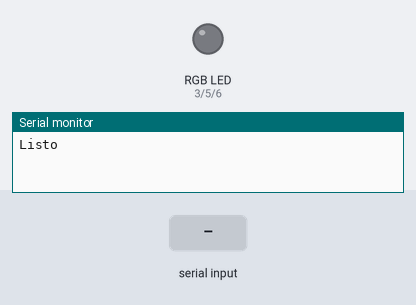
The sketch below on a simulated Arduino Uno, built with avr-gcc and run on an emulated ATmega328P. On the bench: an RGB LED mixed from three pins (HIGH = lit), the last lines printed to the serial monitor. The test bench sets the inputs (shaded band). Dim RGB values are drawn brighter than linear.

Above: at 1.2 s.
1.3 s: "7" received over the second serial link
At 2.5 s:
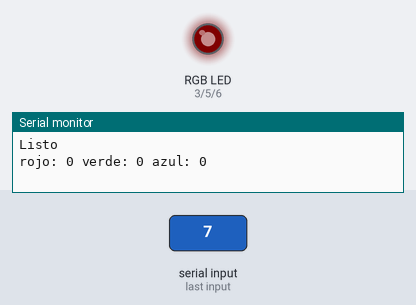
2.8 s: "4" received over the second serial link
At 3.9 s:
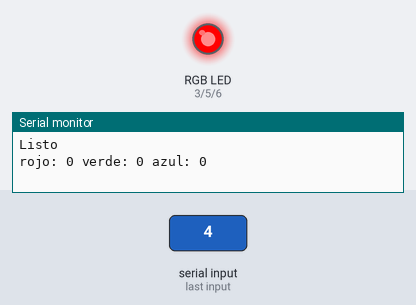
4.3 s: "5" received over the second serial link
At 5.0 s:
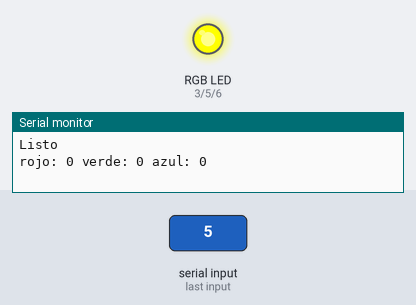
5.8 s: "1" received over the second serial link
At 6.2 s:
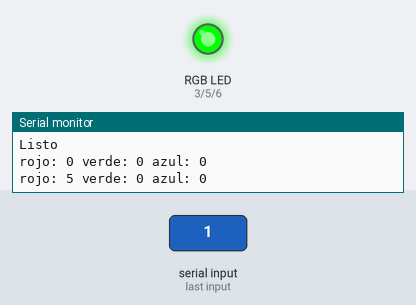
7.3 s: "6" received over the second serial link
At 8.5 s:
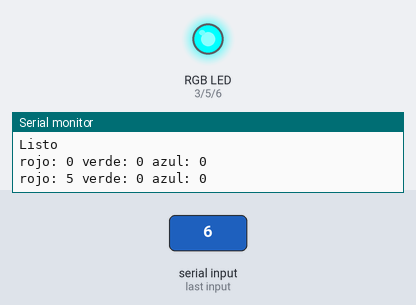
8.8 s: "2" received over the second serial link
At 9.6 s:
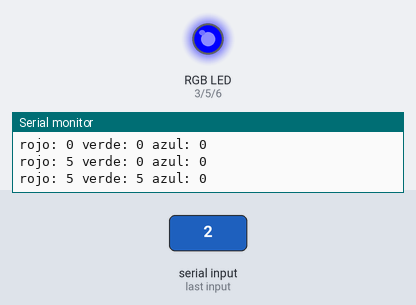
Timing chart, 0 to 11.3 s (numbered marks = the images above; inputs shaded):
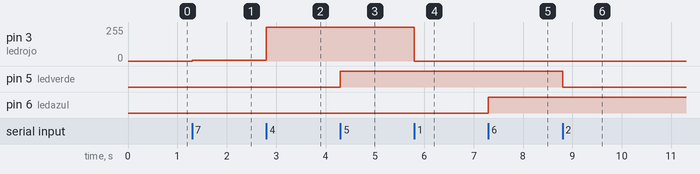

Measured:
- after the input at 1.3 s, pin 3 (ledrojo): 0/255 → 5/255 at once
- after the input at 2.8 s, pin 3 (ledrojo): 5/255 → 255/255 at once
- after the input at 4.3 s, pin 5 (ledverde): LOW → HIGH at once
- after the input at 5.8 s, pin 3 (ledrojo): 255/255 → 0/255 at once
- after the input at 7.3 s, pin 6 (ledazul): LOW → HIGH at once
- after the input at 8.8 s, pin 5 (ledverde): HIGH → LOW at once

The sketch:

carro.ino
```cpp
#include <SoftwareSerial.h>

SoftwareSerial miBT(2, 4); /// SoftwareSerial(rxPin,txPin)

char dato = 0;
int ledrojo =  3;
int ledverde  = 5;
int ledazul =  6;
int cRojo = 0;
int cVerde = 0;
int cAzul = 0;

void setup() {
  Serial.begin(9600);
  miBT.begin(9600);
  Serial.println("Listo");
  pinMode(ledrojo, OUTPUT);
  pinMode(ledverde, OUTPUT);
  pinMode(ledazul, OUTPUT);
}

void loop() {
  if (miBT.available()) {  //LEE  BT Y ENVIA A ARDUINO
    dato = miBT.read();

    if (dato == '4')
      digitalWrite(ledrojo, !digitalRead(ledrojo));


    if (dato == '5')
      digitalWrite(ledverde, !digitalRead(ledverde));

    if (dato == '6')
      digitalWrite(ledazul, !digitalRead(ledazul));

    if (dato == '1')
      rojoMas();

    if (dato == '7')
      rojoMenos();

    if (dato == '2')
      verdeMas();

    if (dato == '8')
      verdeMenos();
    if (dato == '3')
      azulMas();
    if (dato == '9')
      azulMenos();


  }//FIN DEL IF
}

//ROJO ANALOG
void rojoMas() {
  if (cRojo >= 255)
    cRojo = 250;
  analogWrite(ledrojo, cRojo);
  cRojo = cRojo + 5;
  info();
}
void rojoMenos() {
  if (cRojo <= 0)
    cRojo = 5;
  analogWrite(ledrojo, cRojo);
  cRojo = cRojo - 5;
  info();
}
//FIN ROJO ANALOG

//VERDE ABALOG
void verdeMas() {
  if (cVerde >= 255)
    cVerde = 250;
  analogWrite(ledverde, cVerde);
  cVerde = cVerde + 5;
  info();
}
void verdeMenos() {
  if (cVerde <= 0)
    cVerde = 5;
  analogWrite(ledverde, cVerde);
  cVerde = cVerde - 5;
  info();
}
//FIN VERDE ABALOG

//AZUL ANALOG
void azulMas() {
  if (cAzul >= 255)
    cAzul = 250;
  analogWrite(ledazul, cAzul);
  cAzul = cAzul + 5;
  info();
}
void azulMenos() {
  if (cAzul <= 0)
    cAzul = 5;
  analogWrite(ledazul, cAzul);
  cAzul = cAzul - 5;
  info();
}
//FIN AZUL ANALOG

void info() {
  Serial.print("rojo: " );
  Serial.print(cRojo);
  Serial.print(" verde: ");
  Serial.print(cVerde );
  Serial.print(" azul: " );
  Serial.println(cAzul);
}
```
